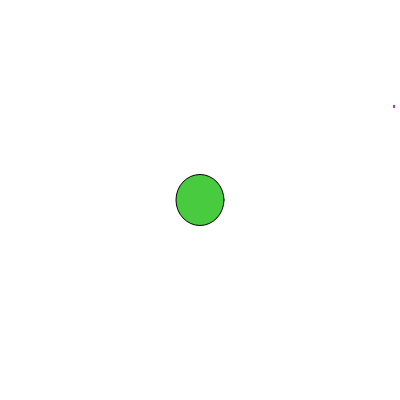
Frame 1 (no input)
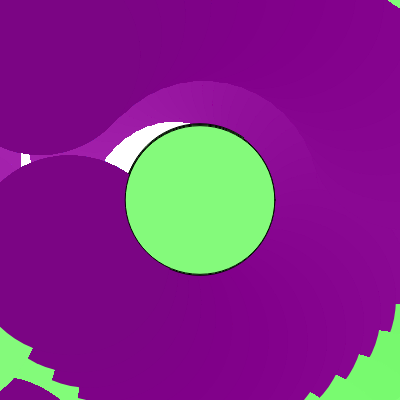
Frame 60 (no input)
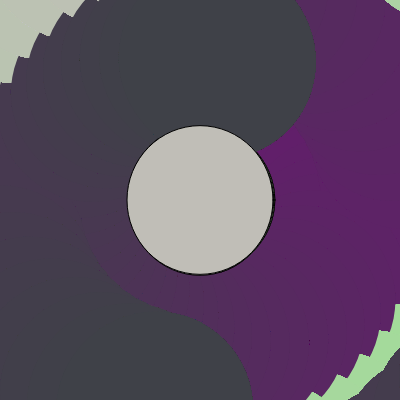
Frame 120 (the mouse pressed at the canvas centre since frame 60)

The p5.js sketch that drew these frames (run headless with seeded random() and noise() and a simulated clock; from frame 60 on, the mouse is pressed at the canvas centre):

// p5.js sketch
// ── sketch.js
// for circle
let radius;
let angle = 0;
let colors= []
let colorDir = [-1,-1,-1]

function setup() {
  createCanvas(400, 400);
    // for circle
 colors[0] = parseInt(random(0,256));
  colors[1] = parseInt(random(0,256));
  colors[2] = parseInt(random(0,256));
  

  angleMode(DEGREES);
  radius = (1);
  angle = 0;
  xPos= radius*cos(angle);
  console.log("xPos " + xPos)
  yPos = radius*sin(angle);
  xAdd = 1;
  yAdd = -1;
}

function draw() {
  translate(width/2,width/2)
  // background(220);
  // radius = radius + 1;
  // angle = angle + .01;

  // ellipse(xPos, yPos, 100,100);
  fill(abs(colors[0]-255),abs(colors[1]-255), abs(colors[2]-255));
  
  
  push()
  rotate(angle);
  noStroke();

  for (let i = 0; i < 200; i++) {
  fill(abs(colors[0]-255),abs(colors[1]-255), abs(colors[2]-255));
  ellipse(200,200, xPos, yPos);
    fill(abs(colors[0]),abs(colors[1]), abs(colors[2]));

  ellipse(100,100, yPos, xPos);
    fill(abs(colors[0]-255),abs(colors[1]-255), abs(colors[2]-255));

    ellipse(300,300, xPos, yPos);
      fill(abs(colors[0]),abs(colors[1]), abs(colors[2]));

  ellipse(300,300, yPos, xPos);
  }
  angle+=4;
  xPos+=xAdd;
  yPos+=yAdd;
  if (xPos >= 200) {
    xAdd = -1;
  } else if (xPos < 0) {
    xAdd = 1;
  }
  if (yPos <= 0) {
    yAdd = 1;
  } else if (yPos > 200) {
    yAdd = -1
  }
  pop()
  
  push()
  ellipse(0,0, xPos-50, yPos-50);
  pop()
  
  push()
  
  rotate(-angle);
  noStroke();
  translate(100,20)
  for (let i = 0; i < 200; i++) {
    

    fill(abs(colors[0]-255),abs(colors[1]-255), abs(colors[2]-255));
    ellipse(200,200, xPos, yPos);
      fill(abs(colors[0]),abs(colors[1]), abs(colors[2]));

    ellipse(100,-100, yPos, xPos);
      fill(abs(colors[0]-255),abs(colors[1]-255), abs(colors[2]-255));

      ellipse(-300,300, xPos, yPos);
        fill(abs(colors[0]),abs(colors[1]), abs(colors[2]));

    ellipse(-300,-300, yPos, xPos);
  }
  angle+=4;
  xPos+=xAdd;
  yPos+=yAdd;
  xAdd+=0.1;
  yAdd+=0.1;
  if (xPos >= 200) {
    xAdd = -1;
  } else if (xPos < 0) {
    xAdd = 1;
  }
  if (yPos <= 0) {
    yAdd = 1;
  } else if (yPos > 200) {
    yAdd = -1
  }
  pop()
  
  
//   push();
//   fill(colors[0],colors[1], colors[2]);
//   translate(200,200);
//   rotate(angle);
//   angle++;
//   ellipse(width/2,height/2, xPos, yPos);
  
//   ellipse(width/2,height/2, yPos, xPos);
//   pop()
  // rotate(-1)
  for (let j = 0; j < colors.length; j++) {
      if ((colors[j] < 256 && colors[j] >= 0)) {
        colors[j] += colorDir[j];
      } else {
        colorDir[j] *= -1;
        colors[j] += colorDir[j];
      }
      // console.log(colors[j]);
  }
  
}
